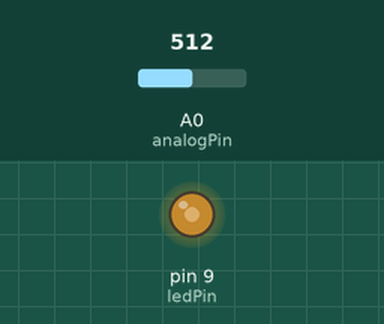
Bench run of a sketch on a simulated Arduino Uno, built with avr-gcc and run on an emulated ATmega328P. Shown: output pins drawn as LEDs (lit = HIGH). The inputs (shaded band) are chosen by the test bench; at power-on: A0 (analogPin) = 512.

Above: at 1.2 s.
1.3 s: A0 (analogPin) set to 716
At 2.4 s:
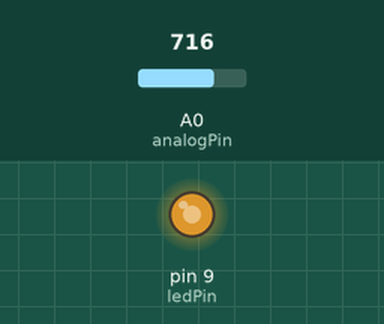
2.8 s: A0 (analogPin) set to 900
At 3.5 s:
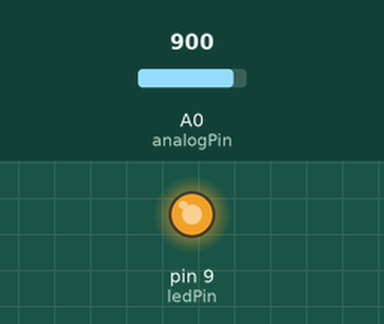
4.3 s: A0 (analogPin) set to 122
At 4.6 s:
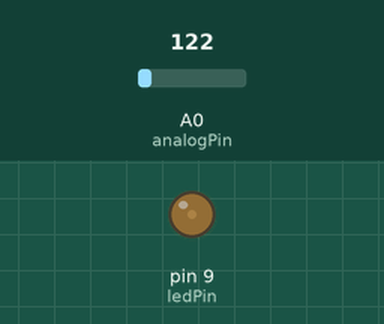
5.8 s: A0 (analogPin) set to 0
At 7.0 s:
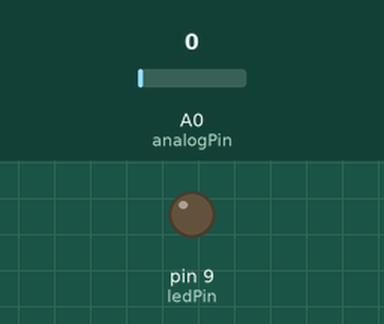
7.3 s: A0 (analogPin) set to 511
At 8.1 s:
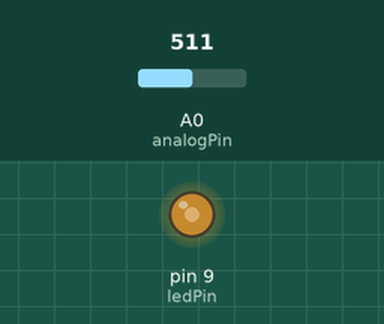
Timing chart, 0 to 9.8 s (numbered marks = the images above; inputs shaded):
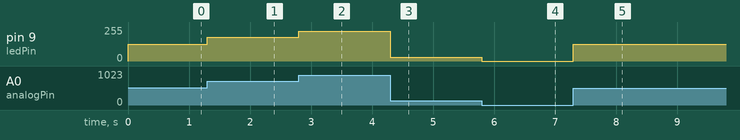

Measured:
- after the input at 1.3 s, pin 9 (ledPin): 127/255 → 178/255 at once
- after the input at 2.8 s, pin 9 (ledPin): 178/255 → 224/255 at once
- after the input at 4.3 s, pin 9 (ledPin): 224/255 → 30/255 at once
- after the input at 5.8 s, pin 9 (ledPin): 30/255 → 0/255 at once
- after the input at 7.3 s, pin 9 (ledPin): 0/255 → 127/255 at once

The sketch:

finalCode.ino
```cpp
const int ledPin = 9; // PWM-capable pin
const int analogPin = A0; // Analog input pin (A0)

void setup() {
  pinMode(ledPin, OUTPUT);
}

void loop() {
  // Read the analog value from A0 (0 to 1023) and map it to LED brightness (0 to 255)
  int sensorValue = analogRead(analogPin);
  int brightness = map(sensorValue, 0, 1023, 0, 255);

  // Control LED brightness
  analogWrite(ledPin, brightness);
}
```
